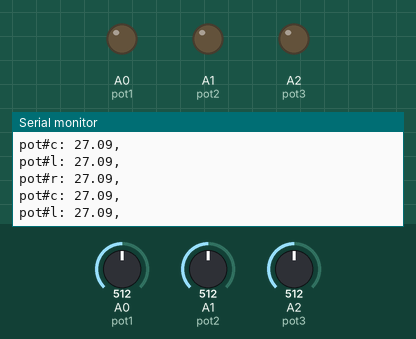
Recording of a sketch running on a simulated Arduino Uno, built with avr-gcc and run on an emulated ATmega328P. Parts: output pins drawn as LEDs (lit = HIGH), the last lines printed to the serial monitor. Inputs (shaded band) come from the test bench; at power-on: A0 (pot1) = 512, A1 (pot2) = 512, A2 (pot3) = 512.

Above: at 1.2 s.
1.3 s: A0 (pot1) set to 11
At 2.0 s:
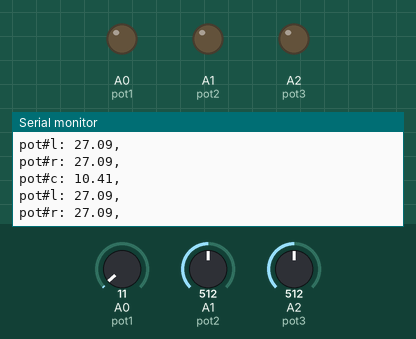
4.3 s: A0 (pot1) set to 8
At 5.3 s:
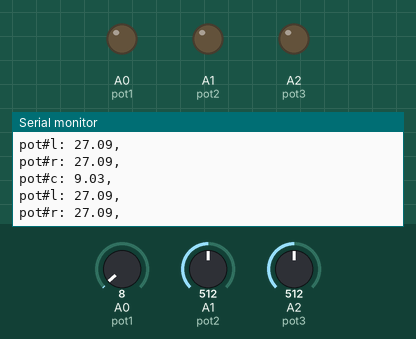
7.3 s: A1 (pot2) set to 11
At 8.0 s:
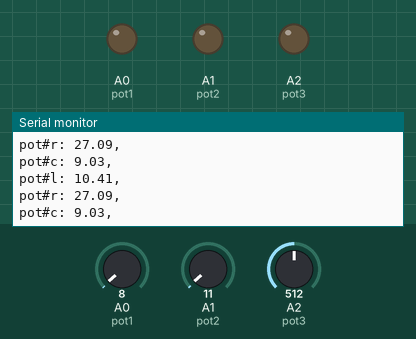
10.3 s: A1 (pot2) set to 8
At 10.9 s:
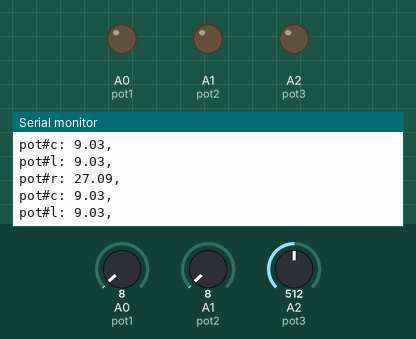
Timing chart, 0 to 13.3 s (numbered marks = the images above; inputs shaded):
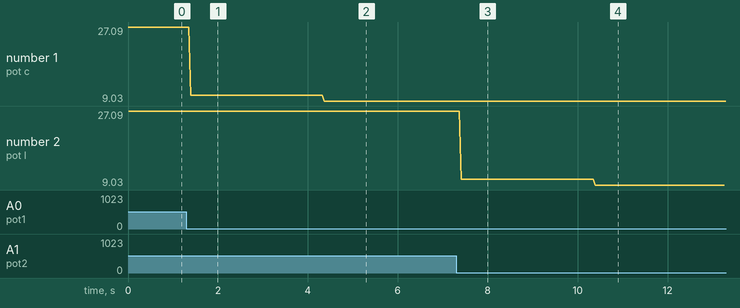

The sketch:

potentiometer.ino
```cpp
#define pot1 A0
#define pot2 A1
#define pot3 A2

float val;
String pos;

void setup() {
  pinMode(A0, OUTPUT);
  pinMode(A1, OUTPUT);
  pinMode(A2, OUTPUT);
  Serial.begin(9600);

}

void loop() {
  //Prints the value of ADC
  for (int chan=0; chan<3; chan++) {
    if (chan == 0) {
      val = analogRead(pot1);
      pos = "c";
    }
    else if (chan == 1) {
      val = analogRead(pot2);
      pos = "l";
    }
    else {
      val = analogRead(pot3);
      pos = "r";
    }
    if (val == 0.00) {
      val = 1;
    }
    val = 10 * log10(val);
    Serial.print("pot#");
    Serial.print(pos);
    Serial.print(": ");
    Serial.print(val);
    Serial.print(",\n");
  }


  delay(10);
}
```

Measured:
- the behaviour switches between 10 and 9 on A1 (pot2) (found by bisection; images 3 and 4)
- after the input at 1.3 s, the serial monitor: prints a new line after 0.10 s (image 1)
- after the input at 4.3 s, the serial monitor: prints a new line after 0.07 s (image 2)
- after the input at 7.3 s, the serial monitor: prints a new line after 0.11 s (image 3)
- after the input at 10.3 s, the serial monitor: prints a new line after 0.09 s (image 4)
- plotted number 1: 27.09 → 10.41 after the input at 1.3 s, 10.41 → 9.03 after the input at 4.3 s
